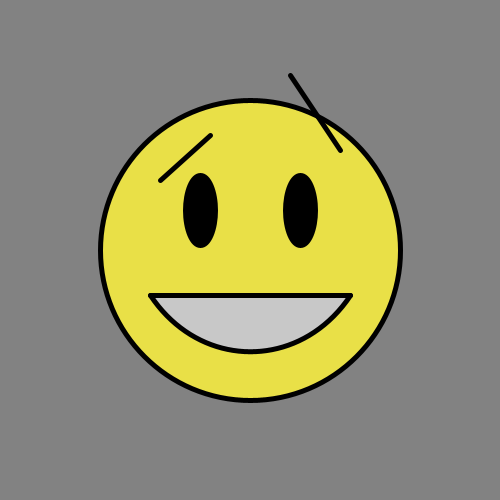
Frame 1 (no input)
Frame 60 (the mouse pressed at the canvas centre just before this capture): identical to frame 1, image omitted
Frame 120 (the mouse held since frame 60 and released just before this capture): identical to frame 1, image omitted

The Processing sketch that drew this single still picture (run headless with seeded random() and noise(); from frame 60 on, the mouse is pressed at the canvas centre):

// Processing sketch: processing_128558
// ── processing_128558.pde




void setup()
{
  size (500, 500);
  background(130);
  fill(233, 224 , 71);
  strokeWeight(5);
  ellipse(250, 250, 300 ,300);
  fill(0);
  ellipse(200, 210 , 30, 70);
  fill(0);
  ellipse(300, 210 , 30, 70);
  fill (200);
  bezier(150, 295, 200, 370, 300, 370, 350, 295);
  line(150, 295, 350, 295);
  line(160, 180, 210, 135);
  line(340, 150, 290,75 );
}
   
  void draw()
   
 {
  
 }
